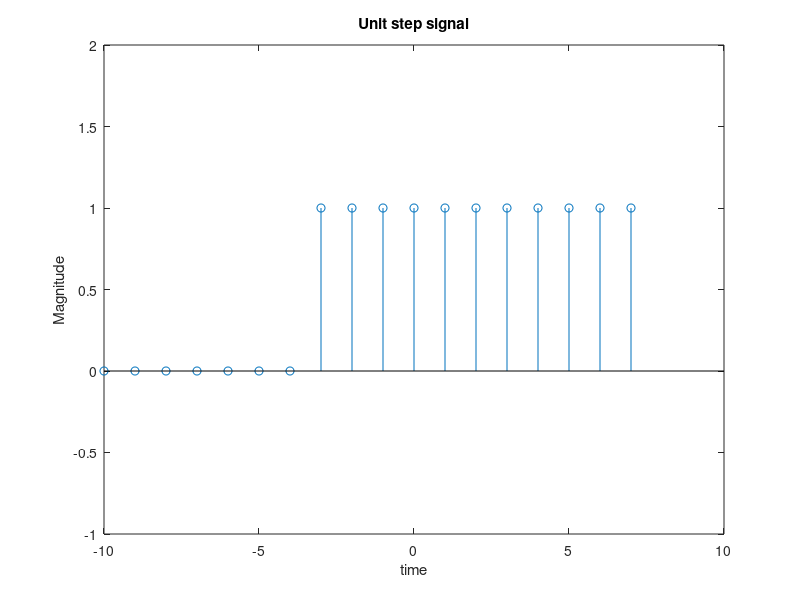

Recreate this plot in MATLAB.
a=-3;
n=(a-10):1:(a+10);
y=n>=a;
stem(n,y);
axis([-10 10 -1 2])
title("Unit step signal");xlabel("time");ylabel("Magnitude");